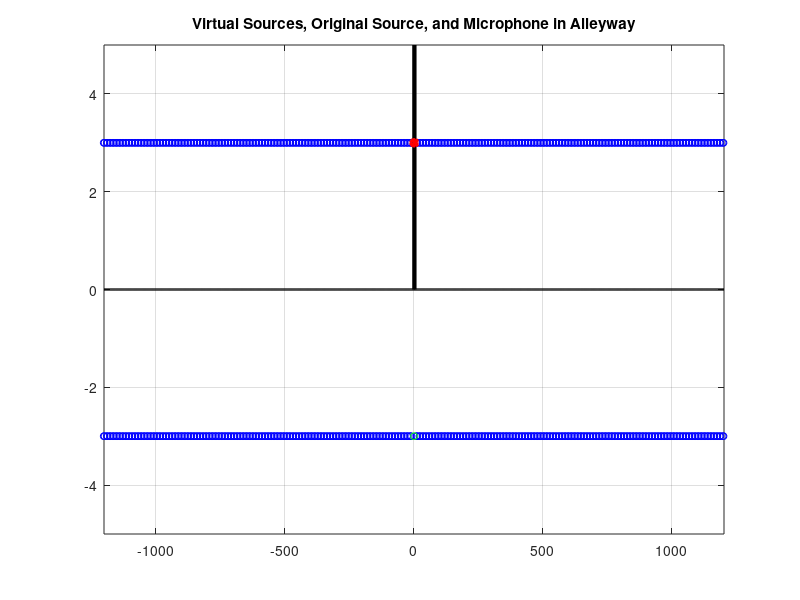
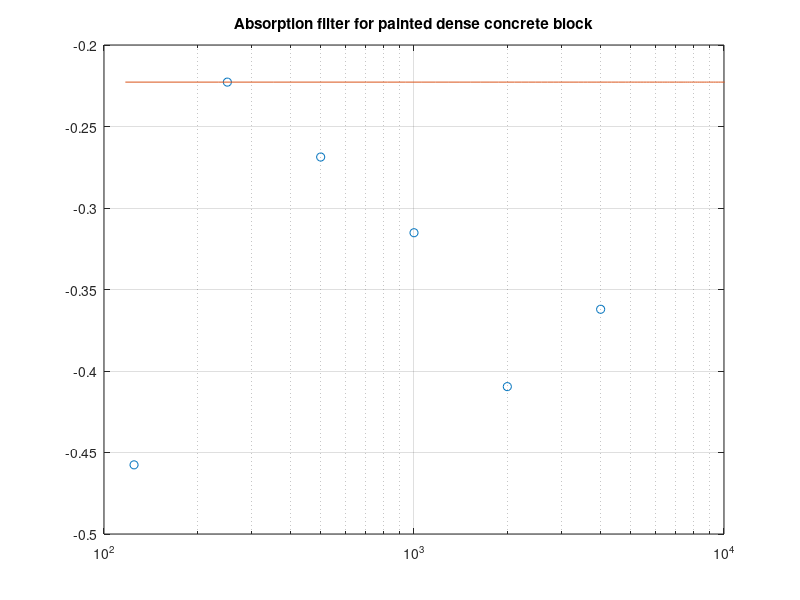

These charts were generated, in order, by the following MATLAB code: (Note: this script raises an error after producing the figures.)
clear all; % close all;

%% setup
% all measurements in feet, so convert speed of sound to get samples later
x_s = 1.5;
y_s = 3;
h = y_s;
L = 6;
% Reflections
% reflections = struct('R',S,'order',0,'walls',[]);

maxorder = 100; % well acutally this is half the maxorder
orders = [];
% compute the coordinates of the virtual sources: first x-coordinate
xcoord = []; 
% we know all the heights: height of the source and -height of the source
ycoord = y_s*[ones(1,maxorder*4), -ones(1,maxorder*4)];

%%  define sources, count order to correctly apply filters
k = 1;
for i = 1:maxorder, % go up to 6*4 sources, plus the first one at -x_s (so, 25)
    wall = 2*i*L;
    sources = [-wall-x_s, wall-x_s, -wall+x_s, wall+x_s];
    xcoord = [xcoord, sources];
    orders = [orders, k, k, k+1, k+1];
    k = k+2;
end;

% duplicate the matrix to get the xcoordinates of sources reflecting off
% ground (same xcoordinates)
xcoord = [xcoord, xcoord];

% even though yes, these do go through the floor (another order), we 
% assume perfect reflection off floor
orders = [orders, orders];

%% plot virtual sources
figure();
plot(xcoord,ycoord,'bo','MarkerSize',5);
hold all;
% plot the source reflecting off floor
plot(x_s,-h,'go','MarkerSize',5); % not added in yet
totL = (sources(3)-2):1:(sources(4)+2);
% plot the ground
plot(totL, zeros(1,length(totL)),'k', 'LineWidth',2);
% plot the alleyway walls
plot([0,0],[0,h+2],'k','LineWidth',2);
plot([L,L],[0,h+2],'k','LineWidth',2);
axis([sources(3)-2, sources(4)+2, -h-2, h+2]);


%% now factor in a microphone
x_l = 3.5;
y_l = y_s;

% compute distance the sound travels from each source to the microphone
% coordinate
for i = 1:length(xcoord),
    dist(i) = sqrt((xcoord(i)-x_l)^2+(ycoord(i)-y_l)^2);
    % plot([xcoord(i),x_l],[ycoord(i),y_l],'k--');
end;

% plot the source and mic on top of all of it so we can see em
plot(x_s,h,'ro','MarkerSize',5,'LineWidth',2); % still not factored in yet to dist
plot(x_l,y_l,'rx','MarkerSize',5,'LineWidth',2);

grid on;
hold off;
title('Virtual Sources, Original Source, and Microphone in Alleyway');

%% now build the impulse response
fs = 48000;
m = 20;
fs_big = m*fs;
nbins = 4096;
cv = 343; % meters per second

%% sound absorption coeffs of painted concrete block (dense)
alpha = sqrt(1-[0.1, 0.05, 0.06, 0.07, 0.09, 0.08]);
fc = 125*2.^(0:5);
% [b,a] = bilinear([alpha(end)/1000/2/pi/1.05, alpha(1)],[1/1000/2/pi,1],fs);
[b,a] = bilinear([alpha(5)/(2*pi*1000), alpha(2)],[1/(2*pi*1000),1],fs*m);
tfhat = freqz(b, a, pi*[0:nbins]'/nbins);
figure(); semilogx(fc,20*log10(alpha), 'o', [0:nbins]/nbins*fs*m/2, 20*log10(abs(tfhat)), '-'); grid;
xlim([100 10000]);
title('Absorption filter for painted dense concrete block');



% compute direct path
dir_path_dist = sqrt((x_l-x_s)^2+(y_l-y_s)^2);
dir_path_off_floor_dist = sqrt((x_l-x_s)^2+(y_l-(-y_s))^2);
dist = [dir_path_dist, dir_path_off_floor_dist, dist];
dist = dist/3.25; % convert to meters
orders = [0, 0, orders]; % again assuming perfect reflection off floor

%% build the impulse response
implen = round(max(dist)/cv*fs);

imp = zeros(m*implen,1);
dirac = zeros(48,1); dirac(1) = 1;
wallReflection = dirac * ones(1,max(orders)+1); % first column is impulse
k = 1; % diameter/aperture of balloon source

% precompute the filters
for i = 1:max(orders), wallReflection(:,i+1) = filter(b,a,wallReflection(:,i)); end;

delay = round(dist*fs*m/cv);
sfactor = (1+dist/k).^(-0.2);

for nr = 1:length(orders),
    impReflection = [zeros(1,delay(nr)), sfactor(nr) * wallReflection(:,orders(nr)+1)', zeros(1,m*implen-delay(nr)-length(dirac))]';
    % apply the reflection filters the order of the reflection many times
%     if orders(nr)>0,
%         for i = 1:orders(nr), 
%             impReflection = filter(b,a,impReflection);
%         end;
%     end;
    % Apply propogation delay: does natural e^-delay enveloping
    % impReflection = filter([zeros(1,delay),1],1,impReflection);
    % Apply energy decay: this is decaying far too fast
    % impReflection = impReflection/dist(nr);
    % Add it to impulse response
    imp = imp + impReflection;
end;

[clap,fsclap] = wavread('clap.wav');
clap = resample(clap, fsclap, fs);

%% 
y = resample(imp, 1, m);
yy = fftfilt([zeros(480,1);clap],y); 
yy = yy./max(abs(yy));
yy = yy(1:fs);
figure();
plot([0:length(yy)-1]/(fs), yy);
grid on;
xlabel('Time (s)');
title('Synthesized impulse response');

